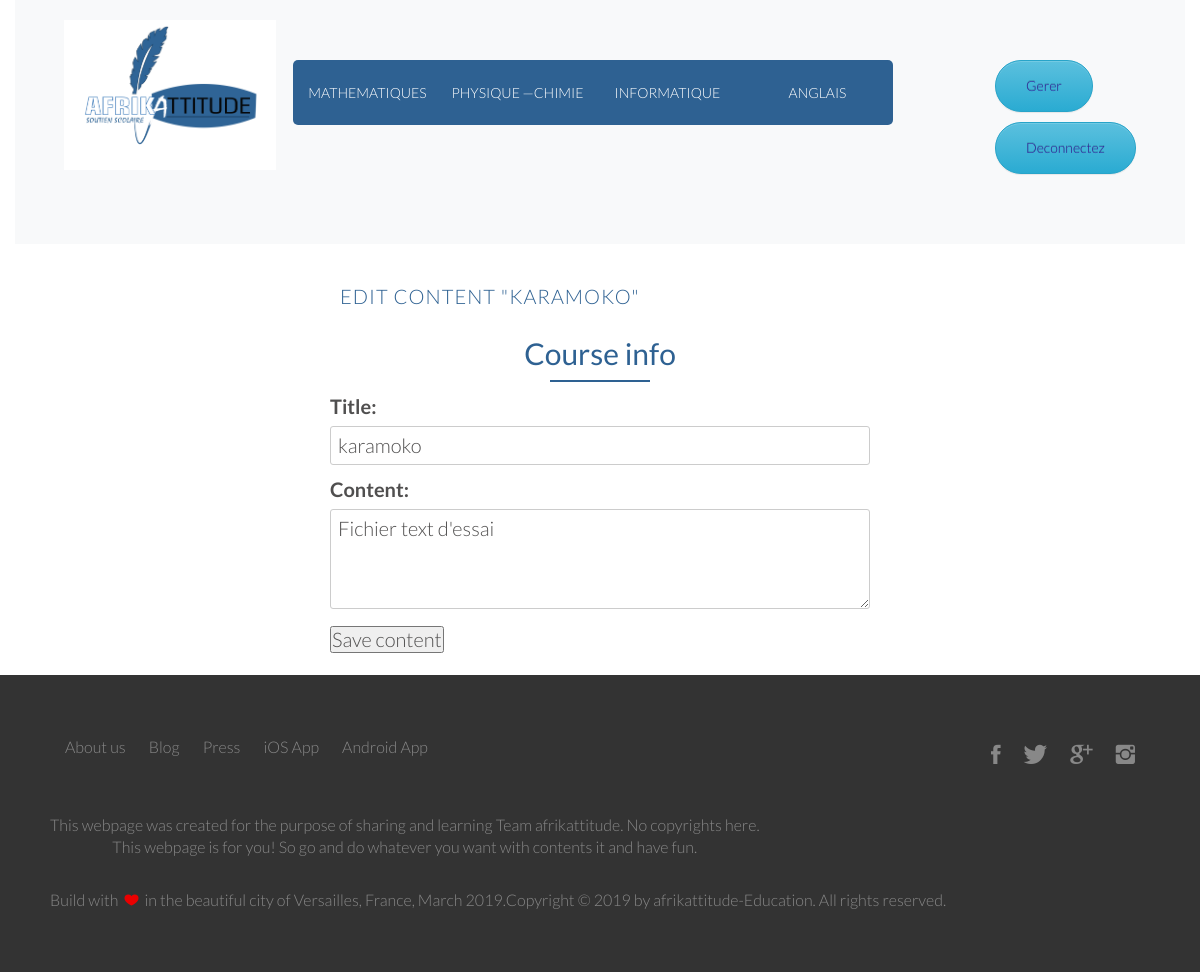
The page /courses/module/6/content/text/5/ (signed in) on the database its author committed.
### courses/models.py (models this page shows, shortened)
class ItemBase(models.Model):
    owner       = models.ForeignKey(User, related_name='%(class)s_related', on_delete=models.CASCADE)
    title       = models.CharField(max_length=250)
    created     = models.DateTimeField(auto_now_add=True)
    updated     = models.DateTimeField(auto_now=True)
    class Meta:
        abstract = True

class Text(ItemBase):
    content = models.TextField()

### courses/views.py (the view, shortened to what this page needs)
# urls.py: path('module/<int:module_id>/content/<model_name>/<int:id>/', ContentCreateUpdateView.as_view(), name='module_content_update'),
class ContentCreateUpdateView(TemplateResponseMixin, View):
    module = None
    model = None
    obj = None
    template_name = 'courses/manage/content/form.html'
    def get_model(self, model_name):
        if model_name in ['text', 'video', 'image', 'file']:
            return apps.get_model(app_label='courses', model_name=model_name)
        return None
    def get_form(self, model, *args, **kwargs):
        Form = modelform_factory(model, exclude=['owner',
                                                 'order',
                                                 'created',
                                                 'updated'])
        return Form(*args, **kwargs)
    def dispatch(self, request, module_id, model_name, id=None):
        self.module = get_object_or_404(Module,
                                        id=module_id,
                                        course__owner=request.user)
        self.model = self.get_model(model_name)
        if id:
            self.obj = get_object_or_404(self.model,
                                         id=id,
                                         owner=request.user)
        return super(ContentCreateUpdateView, self).dispatch(request, module_id, model_name, id)
    def get(self, request, module_id, model_name, id=None):
        form = self.get_form(self.model, instance=self.obj)
        return self.render_to_response({'form':form,
                                        'object': self.obj})

### courses/templates/courses/manage/content/form.html (shortened to what this page needs)
{% extends "afrik_app/base.html" %}
{% block content %}
<div class="row">
  <div class="col col-md-6 mx-auto">
<h1>
  {% if object %}
    Edit content "{{object.title}}"
  {% else %}
    Add a new content
  {% endif %}
</h1>
  <h2>Course info</h2>
  <form action="" method="post" enctype="multipart/form-data">
    {{form.as_p}}
    <p><input type="submit" value="Save content"></p>
  </form>
  </div>
</div>
{% endblock %}

### static/css/grid.css (style rules this page uses)
.row { zoom: 1; }
.row:before, .row:after { content:""; display:table; }
.row:after { clear:both; }
.col { display: block; float:left; margin: 1% 0 1% 1.6%; }
.col:first-child { margin-left: 0; }

### static/css/afrik_app.css (style rules this page uses)
:root { --site-main-color: #2e6192; --tarifs-background: linear-gradient(#ECE9E6, #FFFFFF); }
* { margin: 0; padding: 0; box-sizing: border-box; }
html, body { background-color: #fff; color: #504f4f; font-family: 'Lato','Arial',sans-serif; font-weight: 300; font-size: 20px; text-rendering: optimizeLegibility; overflow-x: hidden; }
.row { margin: 0 auto; max-width: 1140px; }
h1 { padding: 20px 10px; margin-top: 10px; margin-bottom: 10px; color: var(--site-main-color); font-size: 100%; font-weight: 300; text-transform: uppercase; letter-spacing: 1px; }
h2 { text-align: center; margin-top: 10px; margin-bottom: 10px; color: var(--site-main-color); }
h2:after { display: block; height: 2px; background-color: var(--site-main-color); content: " "; width: 100px; margin: 0 auto; margin-top: 10px; }
input[type=text], input[type=email], select, textarea { width: 100%; padding: 7px; border-radius: 3px; border: 1px solid #ccc; }
textarea { height: 100px; }

### rows shown on the page
Text: title "KARAMOKO", title "karamoko", content "Fichier text d'essai"
